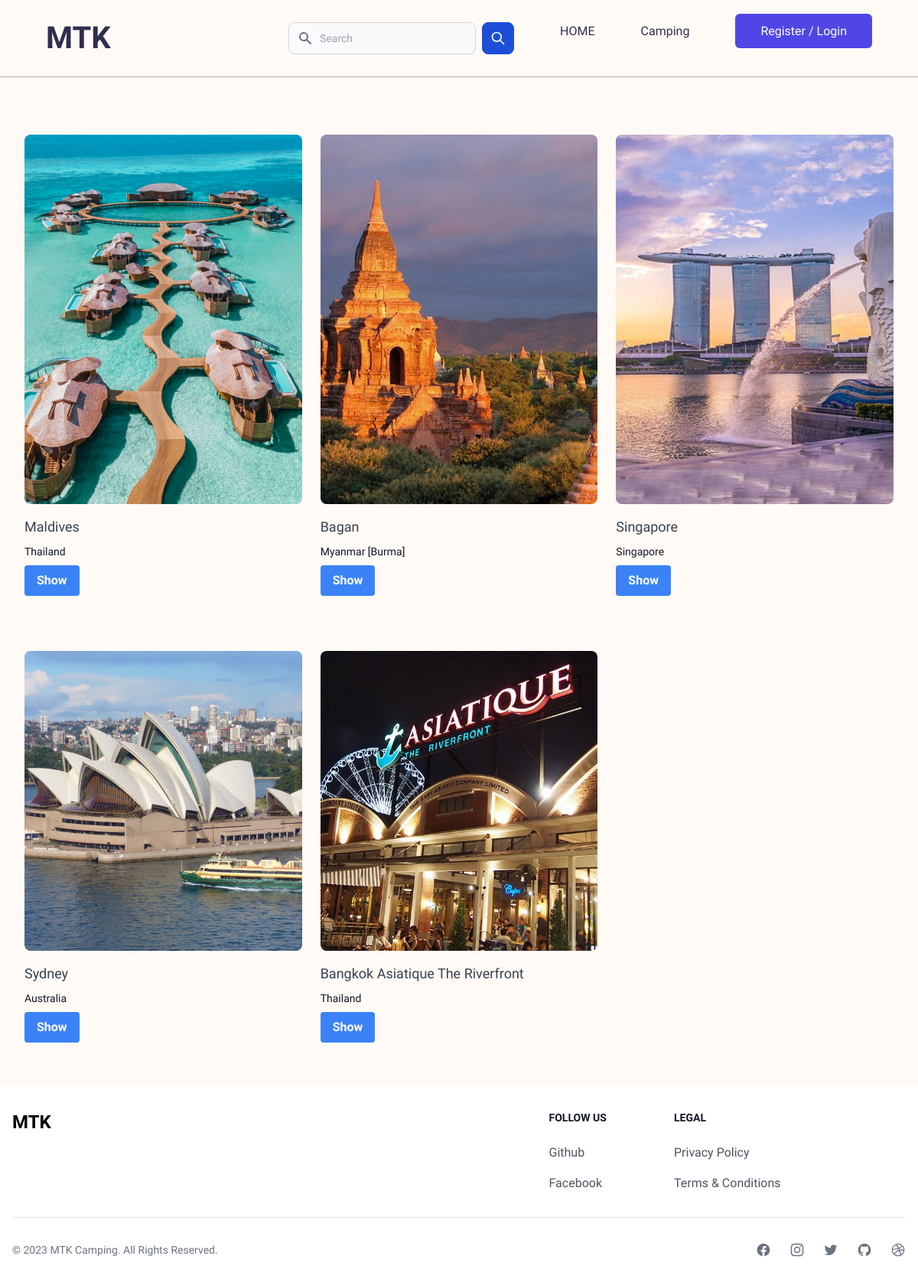
The app's page /camping.php with its own data.
### tables this page shows
CREATE TABLE `camping_sites` (
  `id` varchar(100) NOT NULL,
  `name` varchar(100) NOT NULL,
  `location` varchar(100) DEFAULT NULL,
  `description` text,
  `image` text NOT NULL,
  `created_at` timestamp NOT NULL DEFAULT CURRENT_TIMESTAMP,
  `updated_at` timestamp NOT NULL DEFAULT CURRENT_TIMESTAMP ON UPDATE CURRENT_TIMESTAMP
);

### Controller/Camping.php (called while the page is built, shortened)
<?php
require_once("Query.php");
class Camping{
    private query $query;
    function __construct() {
        $this->query = new Query();
    }
    function getCampingData() {
        $sql = "SELECT * FROM camping_sites";
        $this->camping = $this->query->executeQuery($sql, CONST_GET);
        return json_encode($this->camping);
    }
}
?>

### Controller/Query.php (called while the page is built, shortened)
<?php
require_once(CONST_BASE_PATH . "/db_connect.php");
class Query {
    private $conn;
    private array $response = [];
    public function __construct() {
        global $conn;
        $this->conn = $conn;
    }
    public function executeQuery($sql, $method) {
        $this->method = $method;
        if ($this->method === CONST_PUT) {
            $result = mysqli_query($this->conn, $sql);
            if ($result) {
                $this->response = [
                    'success' => true,
                    'message' => 'Updated successfully.'
                ];
            } else {
                $this->response = [
                    'success' => false,
                    'message' => 'Something went wrong.'
                ];
            }
            return $this->response;
        } else if ($this->method === CONST_GET) {
            $result = mysqli_query($this->conn, $sql);
            $data = mysqli_fetch_all($result, MYSQLI_ASSOC);
            return $data;
        } else if ($this->method === CONST_POST) {
            $result = mysqli_query($this->conn, $sql);
            if ($result) {
                $this->response = [
                    'success' => true,
                    'message' => 'Created successfully.'
                ];
            } else {
                $this->response = [
                    'success' => false,
                    'message' => 'Something went wrong.'
                ];
            }
            return $this->response;
        } else if ($this->method === CONST_DELETE) {
            $result = mysqli_query($this->conn, $sql);
            if ($result) {
                $this->response = [
                    'success' => true,
                    'message' => 'Deleted successfully.'
                ];
            } else {
                $this->response = [
                    'success' => false,
                    'message' => 'Something went wrong.'
                ];
            }
            return $this->response;
        }
    }
}
?>

### Controller/CountryList.php (called while the page is built, shortened)
<?php
class CountryList {
    public static function getConstantArray() {
        return self::CONST_COUNTRY_LIST;
    }
}

### camping.php (the view, shortened to what this page needs)
<?php
require_once("./Components/header.php");
require_once("./Components/navbar.php");
require_once("./Controller/Camping.php");
require_once("./Controller/CountryList.php");
if (isset($_POST['search_result'])) {
    $camping = new Camping();
    $campingData = $camping->getCampingDataBySearch($_POST['search_result']);
    $decodeCampingData = json_decode($campingData, true);
    shuffle($decodeCampingData);
} else {
    $camping = new Camping();
    $campingData = $camping->getCampingData();
    $decodeCampingData = json_decode($campingData, true);
    shuffle($decodeCampingData);
}
?>
<div>
    <div class="mx-auto my-20 max-w-2xl px-4 py-16 sm:px-6 sm:py-24 lg:max-w-7xl lg:px-8">
        <div class="grid grid-cols-1 gap-x-6 gap-y-48 sm:grid-cols-2 lg:grid-cols-3 xl:grid-cols-4 xl:gap-x-8">
            <?php if (!empty($decodeCampingData)) { ?>
                <?php foreach ($decodeCampingData as $camping) { ?>
                    <form action="<?php echo CONST_BASE_URL; ?>/one_camping.php" method="POST">
                        <a href="#" class="group">
                            <div class="aspect-h-1 aspect-w-1 w-full overflow-hidden rounded-lg bg-gray-200 xl:aspect-h-8 xl:aspect-w-7">
                                <?php if ($camping['image'] !== '') { ?>
                                    <img src="./assets/images/<?php echo $camping['image']; ?>" alt="" class="h-full w-full object-cover object-center group-hover:opacity-75">
                                <?php } else { ?>
                                    <img src="./assets/images/no_image_found.png" alt="No image found" class="h-full w-full object-cover object-center group-hover:opacity-75">
                                <?php } ?>
                            </div>
                            <h3 class="mt-4 font-medium text-lg text-gray-700"><?php echo $camping['name']; ?></h3>
                            <p class="my-2 text-sm font-normal text-gray-900"><?php echo CountryList::getConstantArray()[$camping['location']]; ?></p>
                            <button type="submit" class="bg-blue-500 hover:bg-blue-700 text-white font-bold py-2 px-4 rounded">
                                Show
                            </button>
                        </a>
                    </form>
                <?php } ?>
            <?php } ?>
        </div>
    </div>
</div>
<?php
require_once("./Components/footer.php");
?>

### Components/header.php (shortened to what this page needs)
<html>
<head>
    <link href="https://cdnjs.cloudflare.com/ajax/libs/font-awesome/6.4.0/css/all.min.css" rel="stylesheet" />
    <link href="./assets/css/variable.css" rel="stylesheet" />
    <link href="./assets/css/global.css" rel="stylesheet" />
    <link href="./assets/css/styles.css" rel="stylesheet" />
    <link href="https://cdnjs.cloudflare.com/ajax/libs/font-awesome/6.4.0/css/all.min.css" rel="stylesheet" />
    <link rel="stylesheet" href="./assets/css/navbar.css">
    <link rel="stylesheet" href="https://cdn.jsdelivr.net/npm/boxicons@latest/css/boxicons.min.css">
  <script src="https://cdn.tailwindcss.com"></script>
</head>
<body>

### Components/navbar.php (shortened to what this page needs)
<?php
$user = isset($_SESSION['user_id']) ? $_SESSION['user_id'] : "";
$link_arr = array(
  array(
    "href" => CONST_BASE_URL . "/",
    "text" => "HOME",
    "type" => "text",
  ),
  array(
    "href" => CONST_BASE_URL . "/camping.php",
    "text" => "Camping",
    "type" => "text",
  ),
  array(
    "href" => $user !== "" ? CONST_BASE_URL . '/Auth/destroy_session.php' : CONST_BASE_URL . '/login.php',
    "text" => $user !== "" ? "Logout" : "Register / Login",
    "type" => "button",
  ),
);
?>
<header>
    <div class="logo">MTK</div>
    <ul class="navigation">
      <form class="flex items-center" action="<?php echo CONST_BASE_URL . "/camping.php"; ?>" method="POST">
          <div class="relative w-full">
              <div class="absolute inset-y-0 left-0 flex items-center pl-3 pointer-events-none">
              </div>
              <input name="search_result" type="text" id="simple-search" class="bg-gray-50 border border-gray-300 text-gray-900 text-sm rounded-lg focus:ring-blue-500 focus:border-blue-500 block w-full pl-10 p-2.5  dark:bg-gray-700 dark:border-gray-600 dark:placeholder-gray-400 dark:text-white dark:focus:ring-blue-500 dark:focus:border-blue-500" placeholder="Search" required>
          </div>
          <button type="submit" class="p-2.5 ml-2 text-sm font-medium text-white bg-blue-700 rounded-lg border border-blue-700 hover:bg-blue-800 focus:ring-4 focus:outline-none focus:ring-blue-300 dark:bg-blue-600 dark:hover:bg-blue-700 dark:focus:ring-blue-800">
              <svg class="w-5 h-5" fill="none" stroke="currentColor" viewBox="0 0 24 24" xmlns="http://www.w3.org/2000/svg"><path stroke-linecap="round" stroke-linejoin="round" stroke-width="2" d="M21 21l-6-6m2-5a7 7 0 11-14 0 7 7 0 0114 0z"></path></svg>
          </button>
      </form>
      <?php foreach ($link_arr as $link) { ?>
        <?php
        if ($link["type"] === "button") { ?>
          <li>
            <a
              href="<?php echo $link["href"]; ?>"
              class="rounded-md border border-transparent bg-indigo-600 px-8 py-3 text-base font-medium text-white hover:bg-indigo-700 focus:outline-none focus:ring-2 focus:ring-indigo-500 focus:ring-offset-2 login-button">
              <?php echo $link["text"]; ?>
            </a>
          </li>
        <?php } else { ?>
        <li>
          <a
            href="<?php echo $link["href"]; ?>"
            class="out"
          >
            <?php echo $link["text"]; ?>
          </a>
        </li>
        <?php } ?>
      <?php } ?>
    </ul>
</header>

### Components/footer.php (shortened to what this page needs)
<footer class="bg-white dark:bg-gray-900">
    <div class="mx-auto w-full max-w-screen-xl p-4 py-6 lg:py-8">
        <div class="md:flex md:justify-between">
          <div class="mb-6 md:mb-0">
              <a href="https://flowbite.com/" class="flex items-center">
                  <span class="self-center text-2xl font-semibold whitespace-nowrap dark:text-white">MTK</span>
              </a>
          </div>
          <div class="grid grid-cols-2 gap-8 sm:gap-6 sm:grid-cols-3">
              <div>
                  <h2 class="mb-6 text-sm font-semibold text-gray-900 uppercase dark:text-white">Follow us</h2>
                  <ul class="text-gray-600 dark:text-gray-400 font-medium">
                      <li class="mb-4">
                          <a href="https://github.com/mtk246/kmd_l5dc" class="hover:underline ">Github</a>
                      </li>
                      <li>
                          <a href="www.facebook.com" class="hover:underline">Facebook</a>
                      </li>
                  </ul>
              </div>
              <div>
                  <h2 class="mb-6 text-sm font-semibold text-gray-900 uppercase dark:text-white">Legal</h2>
                  <ul class="text-gray-600 dark:text-gray-400 font-medium">
                      <li class="mb-4">
                          <a href="#" class="hover:underline">Privacy Policy</a>
                      </li>
                      <li>
                          <a href="#" class="hover:underline">Terms &amp; Conditions</a>
                      </li>
                  </ul>
              </div>
          </div>
      </div>
      <hr class="my-6 border-gray-200 sm:mx-auto dark:border-gray-700 lg:my-8" />
      <div class="sm:flex sm:items-center sm:justify-between">
          <span class="text-sm text-gray-500 sm:text-center dark:text-gray-400">© 2023 <a href="https://flowbite.com/" class="hover:underline">MTK Camping</a>. All Rights Reserved.
          </span>
          <div class="flex mt-4 space-x-6 sm:justify-center sm:mt-0">
              <a href="#" class="text-gray-500 hover:text-gray-900 dark:hover:text-white">
              </a>
              <a href="#" class="text-gray-500 hover:text-gray-900 dark:hover:text-white">
              </a>
              <a href="#" class="text-gray-500 hover:text-gray-900 dark:hover:text-white">
              </a>
              <a href="https://github.com/mtk246/kmd_l5dc" class="text-gray-500 hover:text-gray-900 dark:hover:text-white">
              </a>
              <a href="#" class="text-gray-500 hover:text-gray-900 dark:hover:text-white">
              </a>
          </div>
      </div>
    </div>
</footer>
</body>
</html>

### assets/css/variable.css (style rules this page uses)
:root { --color-one: #fff; --color-two: #333; --color-three: red; --color-four: #ededed; --color-five: #F2DAD7; --color-six: #D1A39E; --color-seven: #CECDCA; --color-eight: #474545; --color-nine: #eaeaea; --bg-dark: #333; --gradient-one: rgba(0, 0, 0, .5); --gradient-two: rgba(0, 0, 0, .3); --text-white: #fff; --text-dark: #000; --heading-one: 4rem; --heading-two: 2rem; --heading-three: 1.5rem; --heading-four: 1.25rem; --heading-five: 1rem; --heading-six: .75rem; --margin-auto: auto; --margin-0: 0; --margin-1: 1rem; --margin-2: 2rem; --margin-3: 3rem; --margin-4: 4rem; --margin-5: 5rem; --margin-6: 6rem; --margin-left-3: 3rem; --margin-left-4: 4rem; --padding-0: 0; --padding-1: 1rem; --padding-2: 2rem; --padding-3: 3rem; --padding-4: 4rem; --padding-5: 5rem; --padding-6: 6rem; --font-size-small: 1rem; --font-size-medium: 1.5rem; --font-size-large: 2rem; --font-size-1: 1rem; --font-size-2: 1.25rem; --font-size-3: 1.75rem; --font-size-4: 2.25rem; --font-size-5: 2.5rem; --font-size-6: 2.75rem; --ease: all 0.3s ease-in-out; }

### assets/css/global.css (style rules this page uses)
.text-white { color: var(--text-white); }

### assets/css/navbar.css (style rules this page uses)
* { margin: 0; padding: 0; box-sizing: border-box; scroll-behavior: smooth; }
body { background: rgb(255,250,245); }
header { position: absolute; display: flex; justify-content: space-between; align-items: center; width: 100%; top: 0; left: 0; z-index: 1; padding: 20px 60px; background: rgb(255,250,245); position: fixed; border-bottom: 1px solid #aaa; }
header .logo { color: rgb(48,47,81); font-weight: bold; font-size: 2.5em; text-decoration: none; }
header ul { display: flex; justify-content: space-between; flex-direction: row; gap: 60px; list-style: none; }
header .navigation li a { text-decoration: none; color: rgb(48,47,81); transition: .5s; }
.login-button { color: white !important; }

### records on screen
camping_sites: image (picture), name "Maldives", location "Thailand"
camping_sites: image (picture), name "Bagan", location "Myanmar [Burma]"
camping_sites: image (picture), name "Singapore", location "Singapore"
camping_sites: image (picture), name "Sydney", location "Australia"
camping_sites: image (picture), name "Bangkok Asiatique The Riverfront", location "Thailand"

### other values on screen
$link["text"] "HOME"
$link["text"] "Camping"
$link["text"] "Register / Login"
